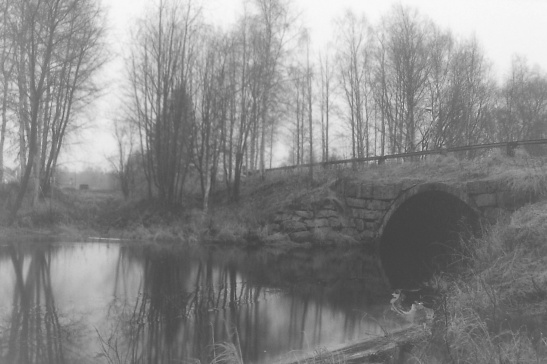
#> input picture HW2/images/img1.jpg, 547 x 364 px; the run also reads 1 picture not shown here
$ jupyter execute HW2.ipynb   (older library calls are emulated)
#> lines starting #> are read from the running program, lines starting #| are printed output that depends on the picture
# Programming Assignment 2
**Pooya Kabiri - 96521434**

Import some prerequisites

[cell 1]
import cv2
import matplotlib.pyplot as plt
import numpy as np
import os

Run this cell for plotting

[cell 2]
def plotter(img_list, r, w, gray, wr, hr, fig_name = None):
    '''
    Plots images' list with its' caption and saves result image if you want.

    Parameters:
        img_list (list): The list of tuples of image and its' caption.
        r (int): The number of row(s).
        w (int): The number of colunm(s).
        gray (bool): The flag for plotting images in grayscale mode.
        wr (int): The width of one figure.
        hr (int): The height of one figure.
        fig_name (str): The name of the image of the plot. if not set this parameter the plot doesn't save.
    '''

    plt.rcParams['figure.figsize'] = (wr, hr)
    for i in range(len(img_list)):
        plt.subplot(r, w, i + 1)
        if gray:
            plt.imshow(img_list[i][0], cmap = 'gray')
        else:
            plt.imshow(img_list[i][0])
        plt.title(img_list[i][1])
        plt.xticks([])
        plt.yticks([])
    if fig_name is not None:
        plt.savefig(fig_name + '.png')
    plt.show()

Run this cell is for histogram visualization

[cell 3]
def show_histogram(histogram, title, fig_name):
    '''
    Plots histogram with it's caption and saves result image.

    Parameters:
        histogram (numpy.ndarray): The numpy array of numbers in histogram.
        title (str): The title of the plot.
        fig_name (str): The name of the image of the plot.
    '''

    plt.figure()
    plt.bar(np.arange(256),histogram,color = 'c')
    plt.title(title)
    plt.savefig(fig_name + '.png')
    plt.show()

# PART 3A

Here is for your helper functions(optional)

in this cell you should calculate histogram. don't use opencv methods here:

**Explanation:** Here I used Numpy.add.at method, This method is used for indexing an array with a second array.
In fact, it adds a 1 to every element of the histogram which it's index is in the image array.

method signature: `numpy.ufunc.at(a, indices, b=None)`

[cell 4]
def compute_histogram(image):
    '''
    Computes histogram of the input image.

    Parameters:
        image (numpy.ndarray): The input image.

    Returns:
        numpy.ndarray: The numpy array of numbers in histogram.
    '''

    histogram = np.zeros((256), np.int)
    ####### your code ########
    image = image.astype(int)
    np.add.at(histogram, image, 1)
    ##########################
    return histogram

Test your implementation (dont change this cell)

[cell 5]
img = cv2.imread(os.path.join('images', 'img1.jpg'), cv2.IMREAD_GRAYSCALE)
#> img is the input picture: shape (364, 547); min 64, max 249, mean 136.2
h = compute_histogram(img)
#> h = 256 values, max 2377 at index 100, min 0 at index 0, mean 777.8
show_histogram(h, 'hist', 'q3a')
#> in show_histogram, `plt.savefig(fig_name + '.png')`:
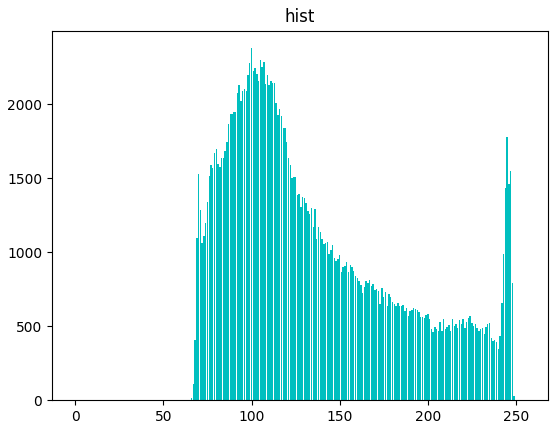
#> figure drawn by matplotlib, 1 panel; tallest bar 2377 high, from x = 99.6 to 100.4

# PART 3B

Here is for your helper functions(optional)

in this cell you should implement histogram visualization. please don't use opencv methods:

**Explanation:** Here I calculated the transition for Histogram Equalization and then applied the transition to the original photo

[cell 6]
def histogram_equalization(image):
    '''
    Equalizes the histogram of the input image.

    Parameters:
        image (numpy.ndarray): The input image.

    Returns:
        numpy.ndarray: The result image that it's histogram be eqaulized.
    '''

    h = compute_histogram(image)
    out_image = image.copy()

    ####### your code ########
    n_pixel = image.shape[0] * image.shape[1]
#> n_pixel = 199108
    transition = np.round(255 * h.cumsum() / n_pixel)
#> transition = 256 values from 0 to 255

    out_image = transition[out_image]
    ##########################
    return out_image

Test your implementation (dont change this cell)

[cell 7]
img = cv2.imread(os.path.join('images', 'img1.jpg'), cv2.IMREAD_GRAYSCALE)
out = histogram_equalization(img)
image_list = []
image_list.append([img, 'input_image'])
image_list.append([out, 'histogram_equalized'])
plotter(image_list, 1, 2, True, 20, 10, 'q3b-1')
#> the loop in plotter, `for i in range(len(img_list)):` made 2 passes
print(out)
#> (printed output is left out)
h2 = compute_histogram(out)
#> h2 = 256 values, max 2377 at index 72, min 0 at index 3, mean 777.8
show_histogram(h2, 'result_hist', 'q3b-2')

**Result Explanation:** Here as we can see, the contrast of the photo is significantly increased and a lot more details are shown in the image after applying the histogram equalization method.
As plotted above, The histogram itself now is in a wider range of color intensities compared to the histogram before applying the equalization.

# PART 3C

Here is for your helper functions(optional)

in this cell you should implement histogram stretching. please don't use opencv methods

**Explanation:** Here I applied Histogram Stretching algorithm on an input image using normalization method.

[cell 8]
def histogram_stretching(image):
    '''
    Streches the histogram of the input image.

    Parameters:
        image (numpy.ndarray): The input image.

    Returns:
        numpy.ndarray: The result image that it's histogram be streched.
    '''

    h = compute_histogram(image)
    out_image = image.copy()
    ####### your code ########
    out_image = np.matrix.astype((255 * ((out_image - image.min())/ (image.max() - image.min()))), int)
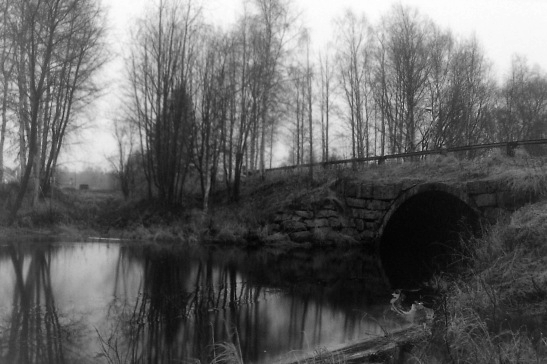
#> out_image: shape (364, 547) int64; min 0, max 255, mean 99
    ##########################
    return out_image

Test your implementation (dont change this cell)

[cell 9]
img = cv2.imread(os.path.join('images', 'img1.jpg'), cv2.IMREAD_GRAYSCALE)
h = compute_histogram(img)
show_histogram(h, 'original_hist', 'q3c-3')
out = histogram_stretching(img)
image_list = []
image_list.append([img, 'input_image'])
image_list.append([out, 'histogram_streched'])
plotter(image_list, 1, 2, True, 20, 10, 'q3c-1')
#> the loop in plotter (call 2), `for i in range(len(img_list)):` made 2 passes
h2 = compute_histogram(out)
#> h2 = 256 values, max 2377 at index 49, min 0 at index 3, mean 777.8
show_histogram(h2, 'result_hist', 'q3c-2')

**Result Explanation:** As we can see, the original histogram is in a narrower range of colors comparing to the stretched histogram. This is the result of the histogram stretching algorithm applied to the photo.
The contrast of the image is slightly improved but less than Equalization method.

# PART 3D

Test your implementation (dont change this cell)

[cell 10]
img2 = cv2.imread(os.path.join('images', 'img2.jpg'), cv2.IMREAD_GRAYSCALE)
img3 = cv2.imread(os.path.join('images', 'img3.jpg'), cv2.IMREAD_GRAYSCALE)
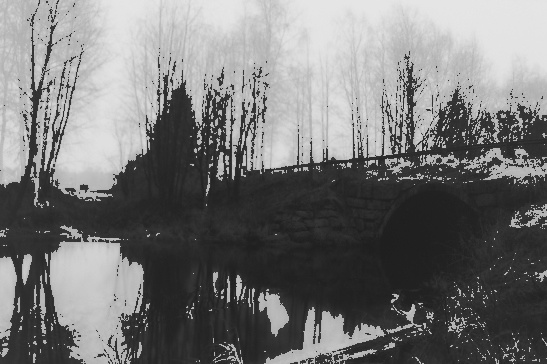
#> input picture HW2/images/img3.jpg, 547 x 364 px
#> img3 is the input picture: shape (364, 547); min 28, max 231, mean 118
h2 = compute_histogram(img2)
#> h2 = 256 values, max 2360 at index 100, min 0 at index 1, mean 777.8
show_histogram(h2, 'img2_hist', 'q3d_img2_hist')
h3 = compute_histogram(img3)
#> h3 = 256 values, max 5295 at index 46, min 0 at index 0, mean 777.8
show_histogram(h3, 'img3_hist', 'q3d_img3_hist')
#> in show_histogram (call 6), `plt.savefig(fig_name + '.png')`:
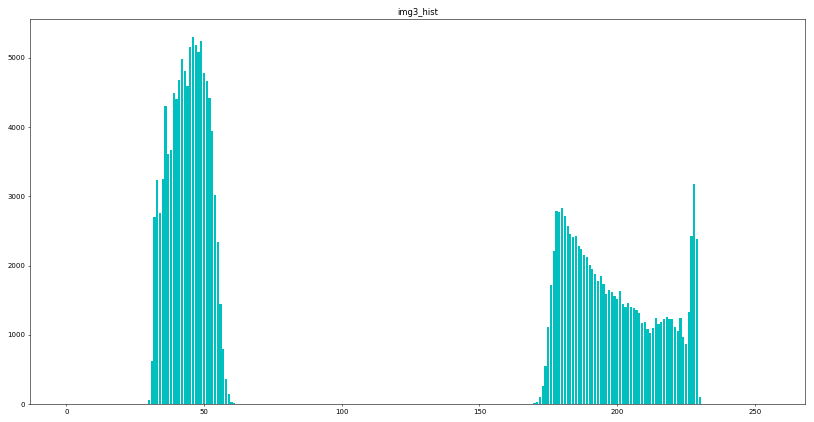
#> figure drawn by matplotlib, 1 panel; tallest bar 5295 high, from x = 45.6 to 46.4
out2 = histogram_stretching(img2)
out3 = histogram_stretching(img3)
#> in histogram_stretching (call 3), `h = compute_histogram(image)`: h has the same summary as h3 outside histogram_stretching
#> in histogram_stretching (call 3), `out_image = np.matrix.astype((255 * ((out_image - image.min())/ (image..`:
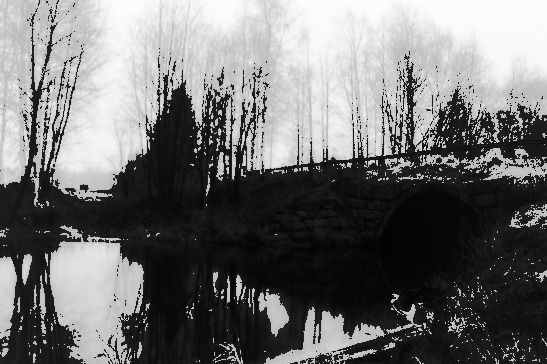
#> out_image: shape (364, 547) int64; min 0, max 255, mean 112.6
image_list = []
image_list.append([img2, 'input_image2'])
image_list.append([out2, 'histogram_streched_image2'])
image_list.append([img3, 'input_image3'])
image_list.append([out3, 'histogram_streched_image3'])
plotter(image_list, 2, 2, True, 20, 10, 'q3d')
h2_res = compute_histogram(out2)
#> h2_res has the same summary as h2
show_histogram(h2_res, 'img2_streched_hist', 'q3d_img2_streched_hist')
h3_res = compute_histogram(out3)
#> h3_res = 256 values, max 5295 at index 22, min 0 at index 4, mean 777.8
show_histogram(h3_res, 'img3_streched_hist', 'q3d_img3_streched_hist')
#> in show_histogram (call 8), `plt.savefig(fig_name + '.png')`:
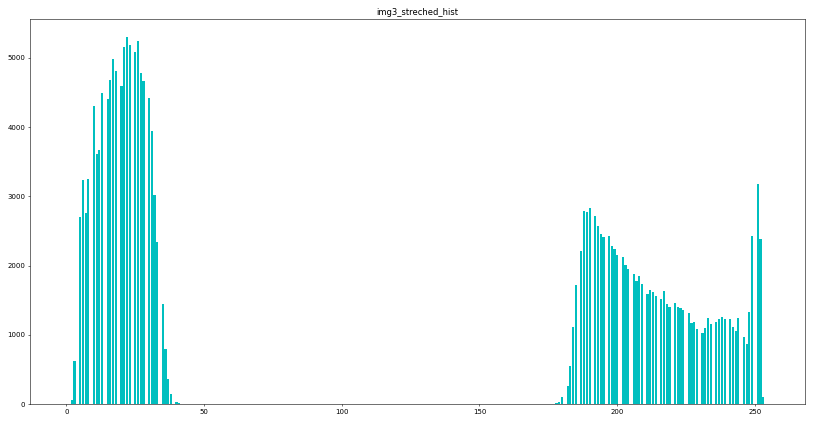
#> figure drawn by matplotlib, 1 panel; tallest bar 5295 high, from x = 21.6 to 22.4

**Result Explanation:**
 \par\textbf{- First Photo:} \par In this photo, there must be some outlier pixels that their value is near the minimum and near the maximum, so the histogram stretching can't help because the range of pixels is incorrect. We can clip the pixel range between two values and with this method we can eliminate outlier pixels and then applying the Stretching method can have better results.
 \par\textbf{- Second Photo:} \par In this case, the contrast is not confined to a single region, But two (look at the  histogram, it has two chunks), When this occurs the Stretching can't be of much use specially in this case that the two chunks are near the max and min intensities and the middle is not covered, so the histogram is already stretched and this algorithm has no effects. We can use the Histogram Equalization method to increase contrast. As shown below:

[cell 11]
img3 = cv2.imread(os.path.join('images', 'img3.jpg'), cv2.IMREAD_GRAYSCALE)
h3 = compute_histogram(img3)
show_histogram(h3, 'img3_hist', 'q3d_img3_hist')
out3 = histogram_equalization(img3)
image_list = []
image_list.append([img3, 'input_image3'])
image_list.append([out3, 'histogram_equalized_image3'])
plotter(image_list, 2, 2, True, 20, 10, 'q3d')
h3_res = compute_histogram(out3)
#> h3_res = 256 values, max 5295 at index 80, min 0 at index 2, mean 777.8
show_histogram(h3_res, 'img3_equalized_hist', 'q3d_img3_equalized_hist')

- As seen above, when using Histogram Equalization for the second photo, the result is a lot improved and the histogram is in a standard shape

# PART 3E

Here is for your helper functions(optional)

use opencv clahe in this part

[cell 12]
def clahe(image):
    '''
    Applys the OpenCV's CLAHE on the input image.

    Parameters:
        image (numpy.ndarray): The input image.

    Returns:
        numpy.ndarray: The result image.
    '''

    out_image = image.copy()

    ####### your code ########
    # First creating a OpenCV CLAHE object, with contrast limiting of 2 and tiles size of (10, 10)
    clahe = cv2.createCLAHE(clipLimit=2.0, tileGridSize=(10,10))

    # Applying the CLAHE algorithm to the image using the CLAHE object
    out_image = clahe.apply(image)
    ##########################

    return out_image

Test your implementation (dont change this cell)

[cell 13]
image = cv2.imread(os.path.join('images', 'img4.jpg'), cv2.IMREAD_GRAYSCALE)
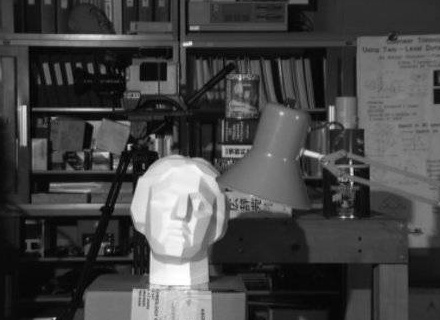
#> input picture HW2/images/img4.jpg, 440 x 320 px
#> image is the input picture: shape (320, 440); min 0, max 255, mean 69.2

h1 = compute_histogram(image)
#> h1 = 256 values, max 2455 at index 11, min 16 at index 1, mean 550
show_histogram(h1, 'img4_original_hist', '')

clahed_img = clahe(image)
#> in clahe, `out_image = clahe.apply(image)`:
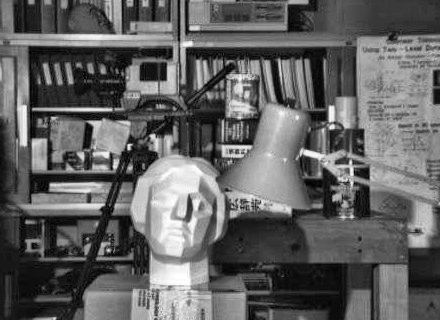
#> out_image: shape (320, 440); min 1, max 255, mean 97.6
equlized_img = histogram_equalization(image)
#> in histogram_equalization (call 3), `h = compute_histogram(image)`: h has the same summary as h1 outside histogram_equalization
#> in histogram_equalization (call 3), `out_image = transition[out_image]`:
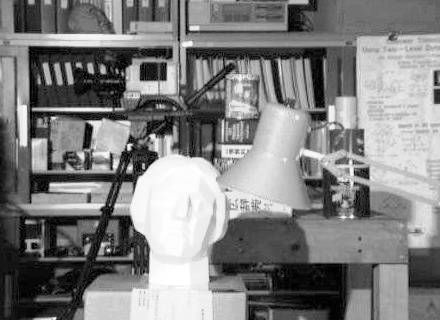
#> out_image: shape (320, 440) float64; min 0, max 255, mean 128.5

h2 = compute_histogram(clahed_img)
#> h2 = 256 values, max 1441 at index 18, min 0 at index 0, mean 550
h3 = compute_histogram(equlized_img)
#> h3 = 256 values, max 2455 at index 20, min 0 at index 3, mean 550
show_histogram(h2, 'img4_clahe_hist', '')
show_histogram(h3, 'img4_equalized_hist', '')
#> in show_histogram (call 13), `plt.savefig(fig_name + '.png')`:
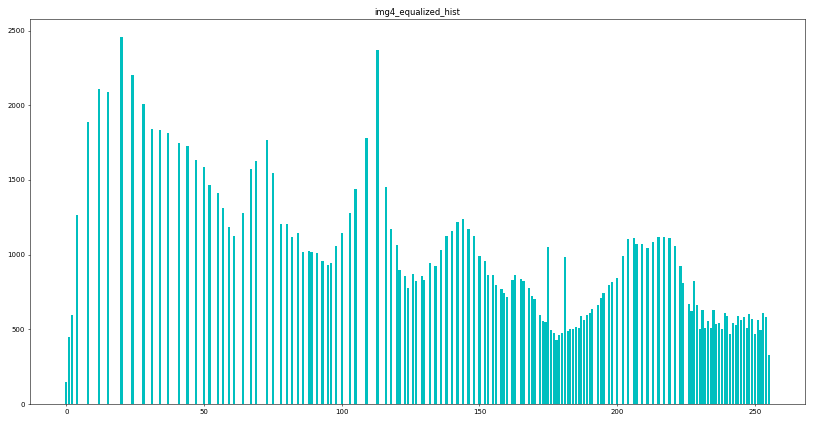
#> figure drawn by matplotlib, 1 panel; tallest bar 2455 high, from x = 19.6 to 20.4

image_list = []
image_list.append([image, 'input_image'])
image_list.append([clahed_img, 'CLAHE'])
image_list.append([equlized_img, 'histogram_equalized'])
plotter(image_list, 1, 3, True, 20, 10, 'q3e')
